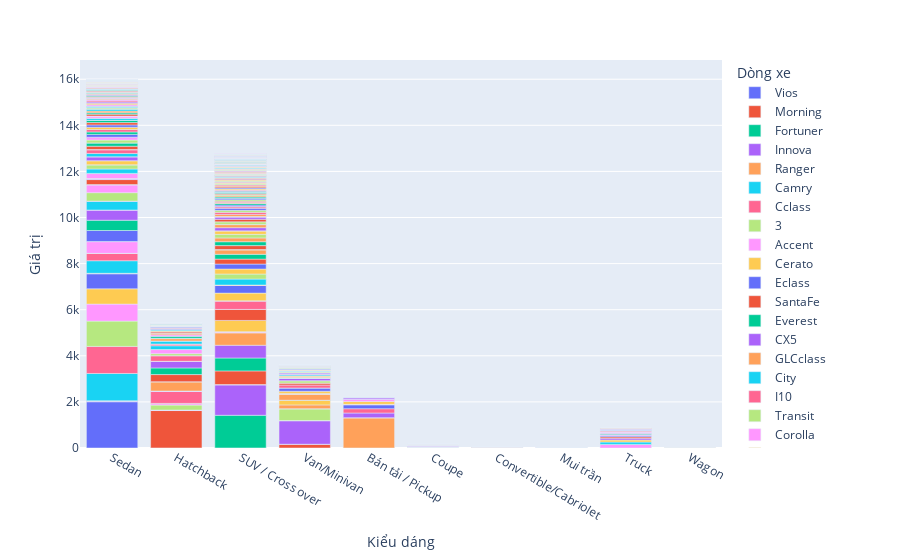

Notebook source saved alongside this figure:
### Code cell
hd = df[["dong_xe", "kieu_dang"]].value_counts()
dong_xe = hd.index.get_level_values(0)
kieu_dang = hd.index.get_level_values(1)
values = hd.values

hd = pd.DataFrame(columns=["Dòng xe", "Kiểu dáng", "Giá trị"])
hd["Dòng xe"] = dong_xe
hd["Kiểu dáng"] = kieu_dang
hd["Giá trị"] = values

import plotly
import plotly.express as px
px.bar(data_frame = hd, x = "Kiểu dáng", y = "Giá trị", color = "Dòng xe")
